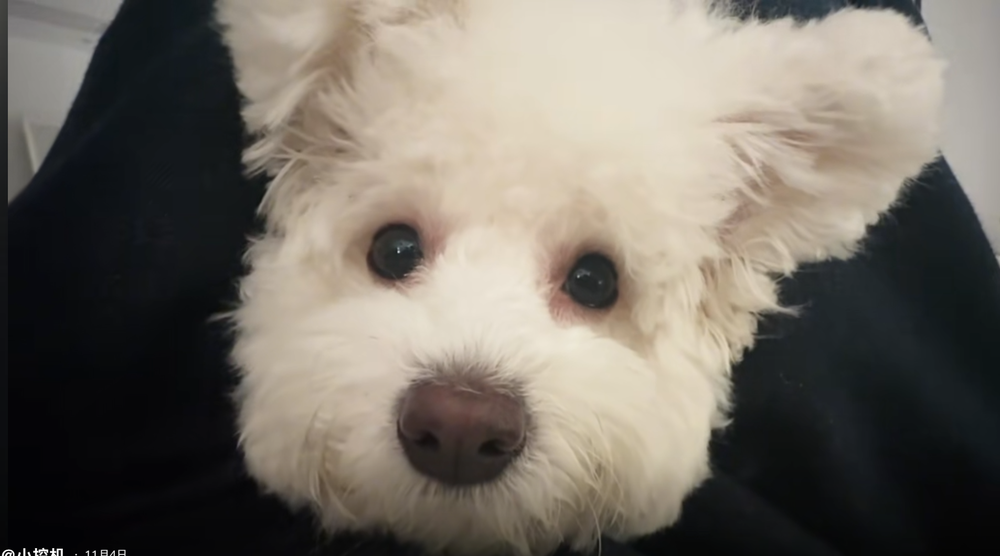
%> input picture xiaogou.png, 1000 x 556 px, shrunk from 1906 x 1059 before the run
$ octave gaosi_noise.m   (GNU Octave 9; MATLAB toolbox functions it lacks are replaced by stand-ins)
%> lines starting %> are read from the running program, lines starting %| are printed output that depends on the picture; in (x1, y1, x2, y2) boxes, pixels count from 0 and x2, y2 are one past the last pixel; in counts of white or black regions, pixels touching at a corner belong together; the program's own positions count from 1
img=imread('xiaogou.png');
%> img is the input picture: size 556x1000x3 uint8; mean R, G, B 114.6, 108.5, 99.5
img=rgb2gray(img);
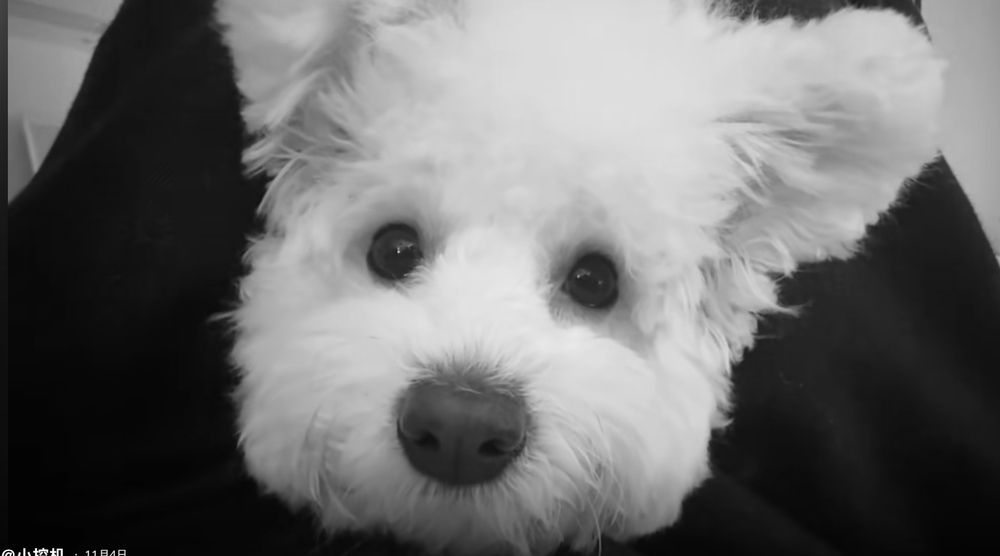
%> img: size 556x1000 uint8; min 0, max 255, mean 109.3

mean_noise=0;  %噪声均值设为0；
sigma=12;      %标准差，数值越大噪声越重

img_d=double(img);
noise=normrnd(mean_noise,sigma,size(img_d));
img_noise_d=img_d+noise;
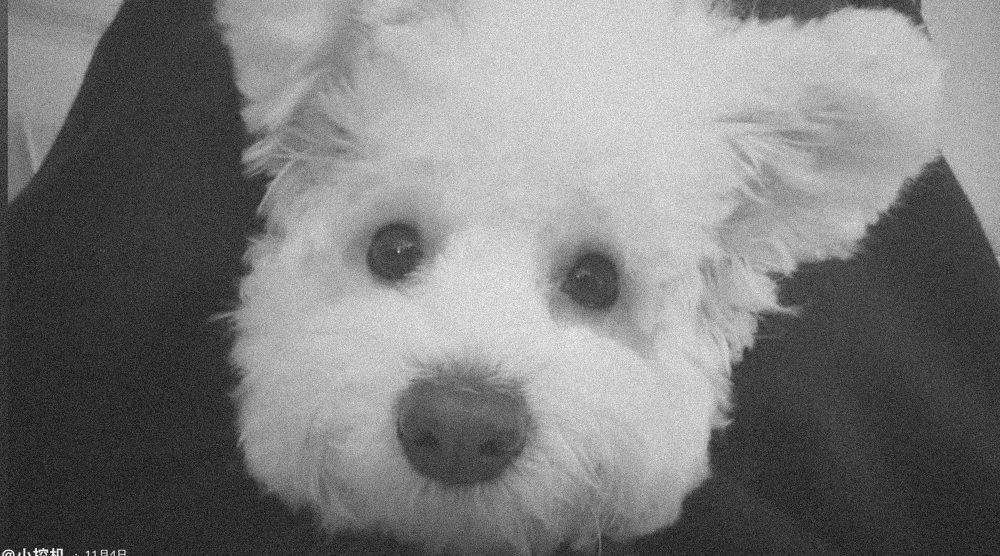
%> img_noise_d: size 556x1000 double; min -51.45, max 279.2, mean 109.3; drawn with min black and max white

img_noise_d(img_noise_d<0)=0;
%> img_noise_d: size 556x1000 double; 4.71% of pixels changed, all inside (x1, y1, x2, y2) = (0, 1, 1000, 556)
img_noise_d(img_noise_d>255)=255;
%> img_noise_d: size 556x1000 double; min 0, max 255, mean 109.6
img_noise=uint8(img_noise_d);

%对比显示原图和加噪声图
figure,
subplot(1,2,1);imshow(img);title('原始图像');
subplot(1,2,2);imshow(img_noise);title('加性噪声');

%计算mse psnr
mse=immse(img_noise,img);
%> mse = 134.2
[peaknar,snr]=psnr(img_noise,img);
%> peaknar = 26.85; snr = 21.43

fprintf('高斯噪声图 PSNR=%.2f dB,MSE=%.4f\n',snr,mse);
%| 高斯噪声图 PSNR=21.43 dB,MSE=134.2231

% err=immse(A,ref);
% % fprintf('\n The error is %0.4f\n',err);
% % [peaksnr,snr]= psnr(A, ref);
